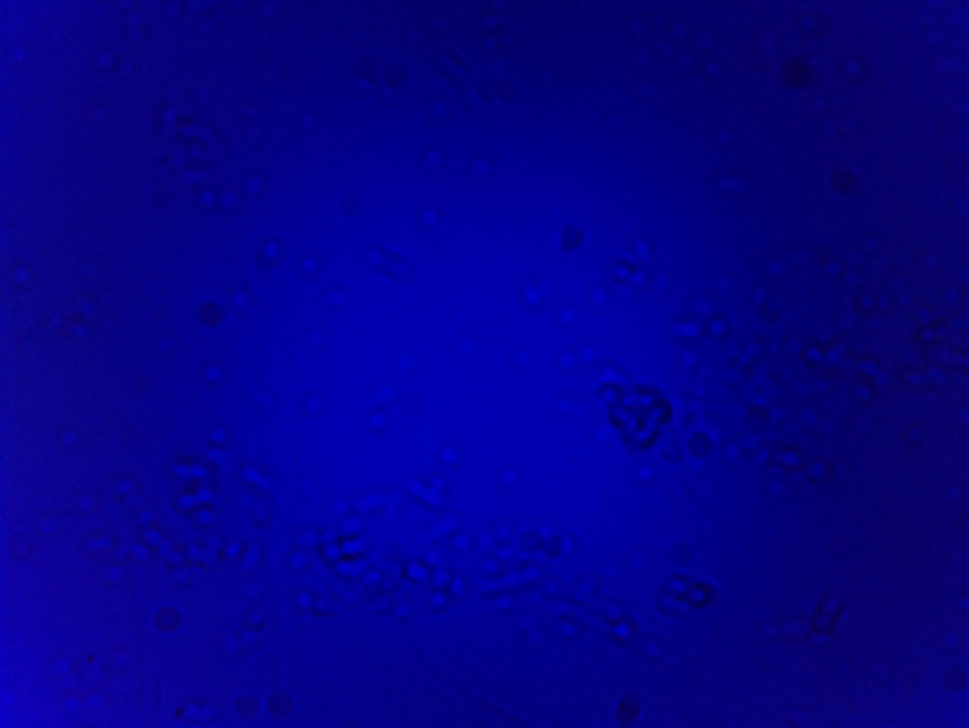
#> input picture WORKSHOP/INLINE-HOLOGRAMM/PYTHON/testholo.jpg, 969 x 728 px, shrunk from 3280 x 2464 before the run
$ python main.py
#> lines starting #> are read from the running program, lines starting #| are printed output that depends on the picture
### WORKSHOP/INLINE-HOLOGRAMM/PYTHON/FresnelPropagator.py
# -*- coding: utf-8 -*-

# manage the imports
import numpy as np
import matplotlib.pyplot as plt
import os
import time


# %load_ext autoreload
# %reload_ext autoreload

# FRESNEL PROPAGATOR

# function [Ef,x,y,G,E0fft,fx,fy,H,indx] = FresnelPropagator(E0, ps, lambda0, z, background)
#
# This function computes the double-slit diffraction pattern using the
# Fresnel Approximation. This code was modified from Dan and Aamod's
# Fresnel propagator codes.
#
# Parameters: E0 - initial complex field in x-y source plane
#             ps - pixel size in microns
#             lambda0 - wavelength in nm
#             z - z-value (distance from sensor to object)
#             background - optional background image to divide out from
#                          input field
#
# Returns: Ef -
#          x -
#          y -
#          G -
#          E0fft -
#          fx -
#          fy -
#          H -
#

def abssqr(x):
    # this is what a detector sees (only intensities)
    return np.real(x*np.conj(x))

def FT(x):
    # this only defines the correct fwd fourier transform including proper shift of the frequencies
    return np.fft.fftshift(np.fft.fft2(x)) # Fourier transform and shift

def iFT(x):
    # this only defines the correct inverse fourier transform including proper shift of the frequencies
    return np.fft.ifft2(np.fft.ifftshift(x)) # inverse Fourier transform and shift

def FresnelPropagator(E0, ps, lambda0, z):
    # Parameters: E0 - initial complex field in x-y source plane
    #             ps - pixel size in microns
    #             lambda0 - wavelength in nm
    #             z - z-value (distance from sensor to object)
    #             background - optional background image to divide out from
    #

    upsample_scale = 1;                 # Scale by which to upsample image
    n = upsample_scale * E0.shape[1] # Image width in pixels (same as height)
    grid_size = ps * n;                 # Grid size in x-direction


    # Inverse space
    fx = np.linspace(-(n-1)/2*(1/grid_size), (n-1)/2*(1/grid_size), n)
    fy = np.linspace(-(n-1)/2*(1/grid_size), (n-1)/2*(1/grid_size), n)
    Fx, Fy = np.meshgrid(fx, fy)

    # Fresnel kernel / point spread function h = H(kx, ky)
    # from Fourier Optics, chapter 4
    # H = sqrt(z*lambda0)*exp(1i*pi*lambda0*z*(Fx.^2+Fy.^2));
    # sphere=exp(i*k/2/zc*(xx.^2+yy.^2));
    H = np.exp(1j*(2 * np.pi / lambda0) * z) * np.exp(1j * np.pi * lambda0 * z * (Fx**2 + Fy**2))
    #H= cos(pi*lambda0*z*(Fx.^2+Fy.^2)+(2*pi*z)/lambda0)+1i.*sin(pi*lambda0*z*(Fx.^2+Fy.^2)+(2*pi*z)/lambda0);

    # Compute FFT centered about 0
    E0fft = FT((E0));     # Centered about 0 since fx and fy centered about 0

    # Multiply spectrum with fresnel phase-factor
    G = H * E0fft
    Ef = iFT(G) # Output after deshifting Fourier transform

    return Ef

### WORKSHOP/INLINE-HOLOGRAMM/PYTHON/main.py
# -*- coding: utf-8 -*-
# This code reconstructs an in-line hologram captured with the Raspberry Pi Setup

# manage the imports
import numpy as np
import matplotlib.pyplot as plt
import os
import time
import FresnelPropagator as FP
import MultiSliceViewer as MSV


# Taken from this link: https://matplotlib.org/2.1.2/gallery/animation/image_slices_viewer.html

class IndexTracker(object):
    def __init__(self, ax, X):
        self.ax = ax
        ax.set_title('use scroll wheel to navigate images')

        self.X = X
        rows, cols, self.slices = X.shape
        self.ind = self.slices//2

        self.im = ax.imshow(self.X[:, :, self.ind])
        self.update()

    def onscroll(self, event):
        print("%s %s" % (event.button, event.step))
        if event.button == 'up':
            self.ind = (self.ind + 1) % self.slices
        else:
            self.ind = (self.ind - 1) % self.slices
        self.update()

    def update(self):
        self.im.set_data(self.X[:, :, self.ind])
        ax.set_ylabel('slice %s' % self.ind)
        self.im.axes.figure.canvas.draw()


# define some experimental parameters
my_holo_file = 'testholo.jpg' #'test_microplastic.jpg'
my_background_file = 'test2bg.jpg'
mychannel = 2 # select the color channel 0,1,2
mysize = None #1024 # region of interest around the center coordinate

# define acquisition parameters
pixelsize = 1.4e-6; #0.6e-6#.2e-6#3.000e-6;
lambda0 = 450e-9; # in nanometer #530e-9;

# start and stop z-focus measure
stepsize = 0.001;

# read the raw-hologram
myholo = 1.*plt.imread(my_holo_file);

# select only the blue channel (because we used the blue LED)
myholo = myholo[:,:,mychannel ]
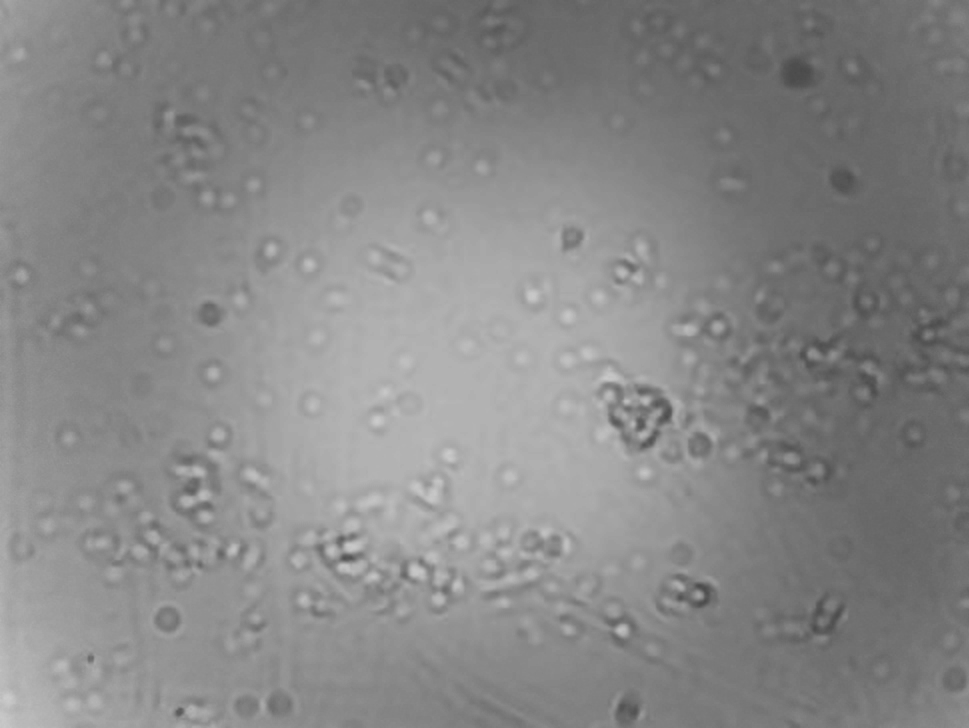
#> myholo: shape (728, 969) float64; min 74, max 204, mean 135.3

# if we acquired the background, subtract it!
if(0):
    mybak = 1.*imread(my_background_file)
    mybak = mybak[:,:,mychannel ]
    myholo = myholo/(20+mybak) # add some value to avoid dividing by zero

# crop out the ROI around the center to speed up computation (RADIX 2 please!)
holosize = myholo.shape
#> holosize = (728, 969)
if mysize is not None:
    myholo =  myholo[int(holosize[0]/2-mysize/2):int(holosize[0]/2+mysize/2), int(holosize[0]/2-mysize/2):int(holosize[0]/2+mysize/2)]
else:
    # make square
    mysize = np.min(holosize)
#> mysize = 728
    myholo =  myholo[int(holosize[0]/2-mysize/2):int(holosize[0]/2+mysize/2), int(holosize[0]/2-mysize/2):int(holosize[0]/2+mysize/2)]
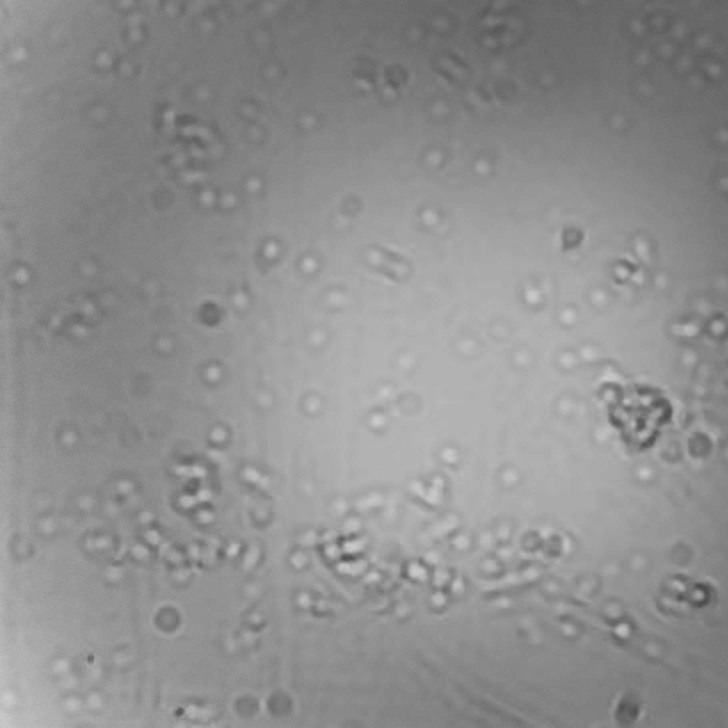
#> myholo: shape (728, 728) float64; min 76, max 204, mean 143.6


# display intermediate result
plt.imshow(myholo)
plt.colorbar()
plt.show()
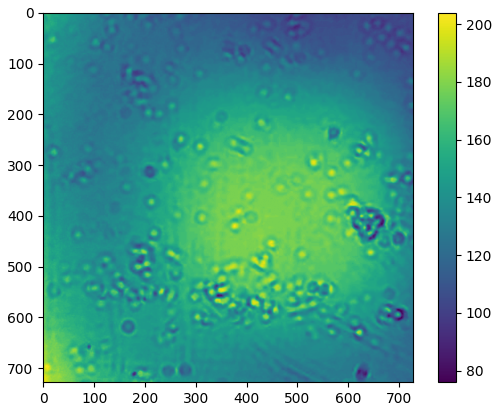
#> figure drawn by matplotlib, 2 panels

# normalize hologram
myholo = myholo/np.max(myholo);
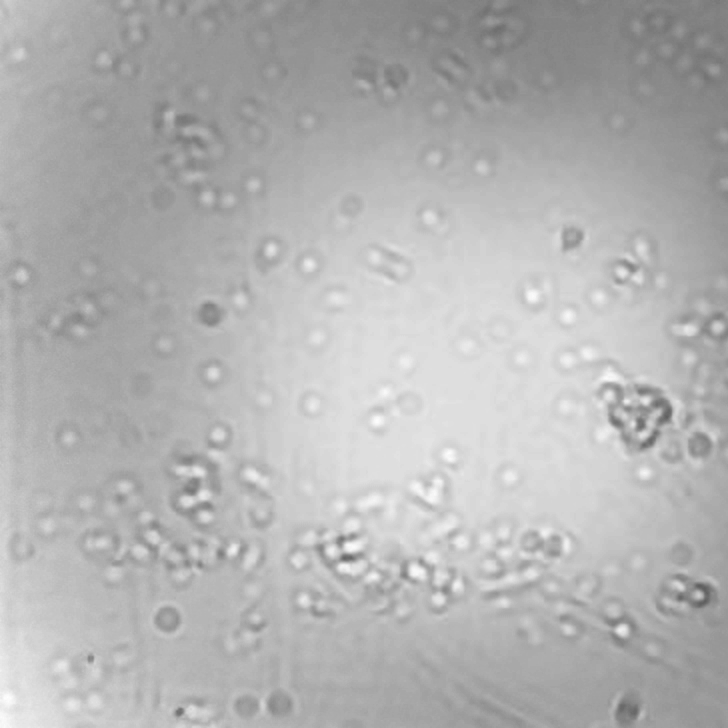
#> myholo: shape (728, 728) float64; min 0.373, max 1, mean 0.704

# estimate hologram's amplitude
myamplitude = np.sqrt(myholo);
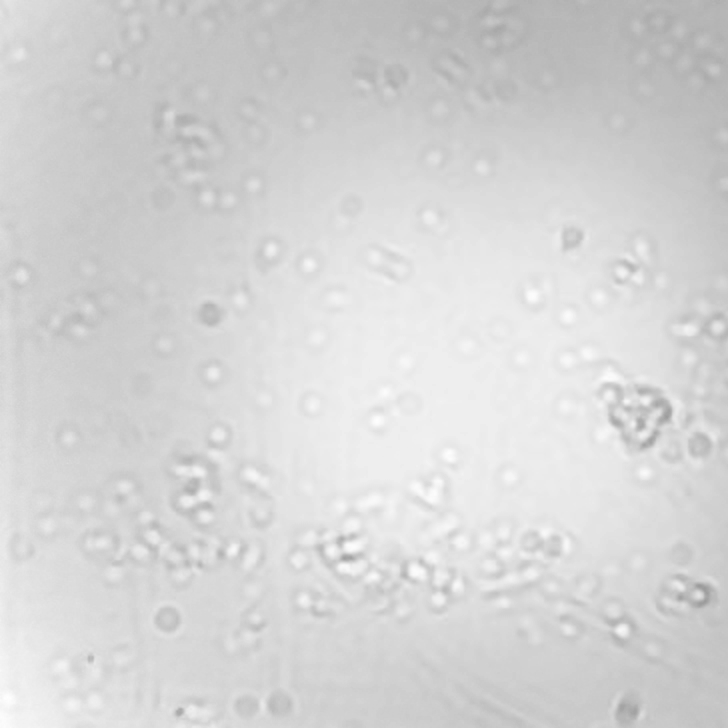
#> myamplitude: shape (728, 728) float64; min 0.61, max 1, mean 0.837

j = 0;
## Backpropagate the Hologram
# Fresnel Propagation - test out a range of z-values to find the one that
# brings the bug into focus
myholo_rec = [];
for i in range(0,20):
    #     [Ef, H] = fresnelprop(hologram,lambda,i,ps);
    zpos = i*stepsize;
    Ef = FP.FresnelPropagator(myholo, pixelsize, lambda0, zpos)

    myholo_rec.append(FP.abssqr(Ef))

    print("Now processed z-slice number"+str(i)+" at z-position (mum) "+str(zpos))
#> after the loop, myholo_rec = 20 items

# convert list to numpy array
myholo_rec = np.array(myholo_rec)
#myholo_rec = np.transpose(myholo_rec, [1,2,0]) # make sure Z-axis is the last one

import NanoImagingPack as nip
nip.image(myholo_rec)
#> (this line was passed over: NanoImagingPack is not available in this run)
# now create a 3D image-stack viewer
fig, ax = plt.subplots(1, 1)
tracker = IndexTracker(ax, myholo_rec)


fig.canvas.mpl_connect('scroll_event', tracker.onscroll)
plt.show()
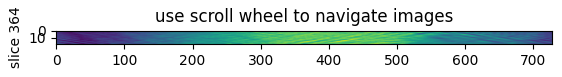
#> figure drawn by matplotlib, 1 panel
